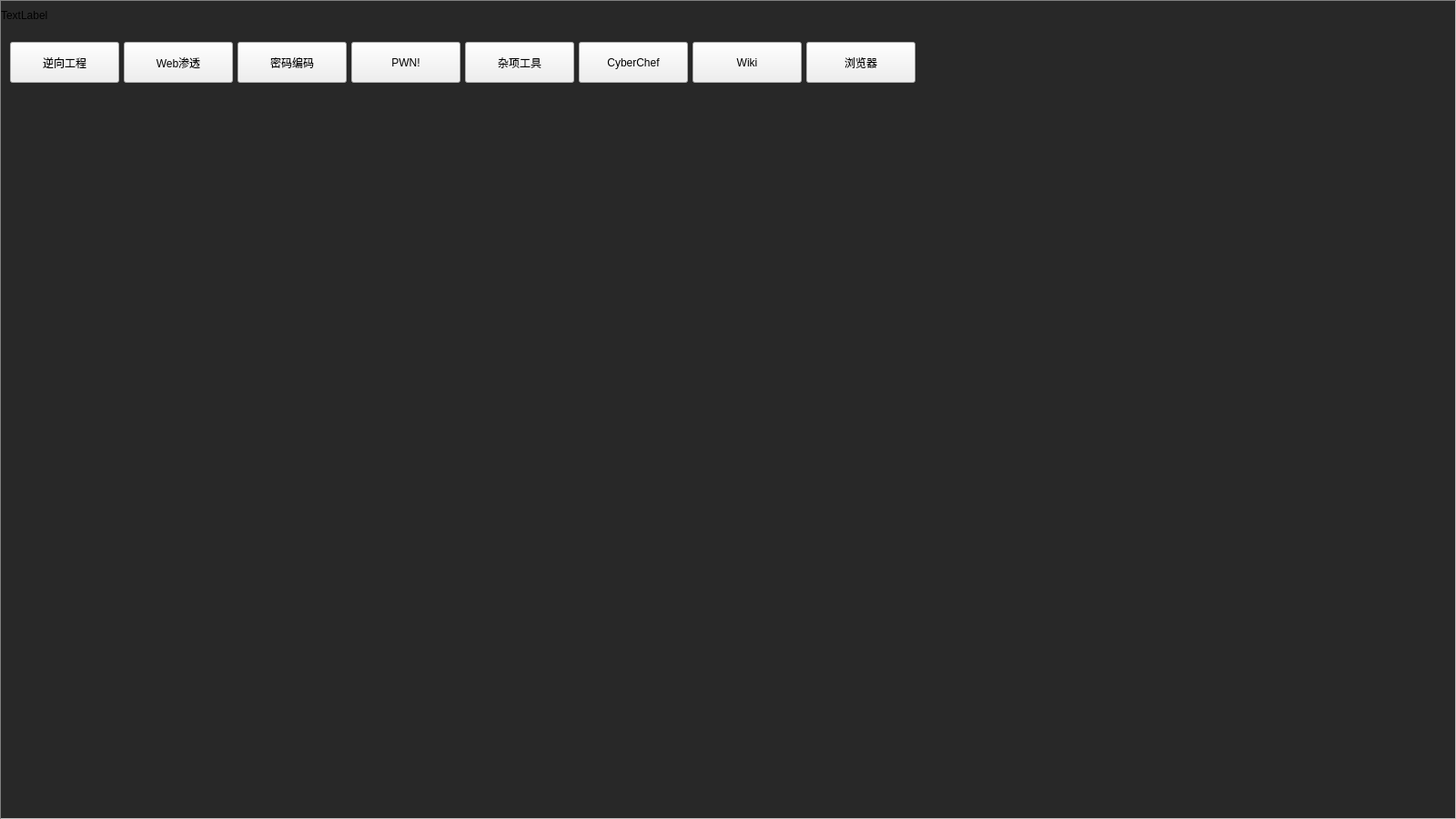
<?xml version="1.0" encoding="UTF-8"?>
<ui version="4.0">
 <class>MainWindow</class>
 <widget class="QMainWindow" name="MainWindow">
  <property name="geometry">
   <rect>
    <x>0</x>
    <y>0</y>
    <width>1600</width>
    <height>900</height>
   </rect>
  </property>
  <property name="windowTitle">
   <string>MainWindow</string>
  </property>
  <widget class="QWidget" name="centralwidget">
   <property name="styleSheet">
    <string notr="true">QWidget#centralwidget{
background-color: rgb(40, 40, 40);
border: 1px grey;
border-style: inset;
}</string>
   </property>
   <layout class="QVBoxLayout" name="verticalLayout">
    <property name="spacing">
     <number>10</number>
    </property>
    <property name="leftMargin">
     <number>1</number>
    </property>
    <property name="topMargin">
     <number>1</number>
    </property>
    <property name="rightMargin">
     <number>1</number>
    </property>
    <property name="bottomMargin">
     <number>1</number>
    </property>
    <item>
     <layout class="QHBoxLayout" name="horizontalLayout">
      <property name="spacing">
       <number>0</number>
      </property>
      <item>
       <widget class="QLabel" name="label">
        <property name="text">
         <string>TextLabel</string>
        </property>
       </widget>
      </item>
      <item>
       <spacer name="horizontalSpacer">
        <property name="orientation">
         <enum>Qt::Horizontal</enum>
        </property>
        <property name="sizeHint" stdset="0">
         <size>
          <width>1088</width>
          <height>20</height>
         </size>
        </property>
       </spacer>
      </item>
      <item>
       <widget class="QPushButton" name="MiniButton">
        <property name="sizePolicy">
         <sizepolicy hsizetype="Minimum" vsizetype="Minimum">
          <horstretch>0</horstretch>
          <verstretch>0</verstretch>
         </sizepolicy>
        </property>
        <property name="minimumSize">
         <size>
          <width>54</width>
          <height>32</height>
         </size>
        </property>
        <property name="maximumSize">
         <size>
          <width>54</width>
          <height>32</height>
         </size>
        </property>
        <property name="baseSize">
         <size>
          <width>120</width>
          <height>45</height>
         </size>
        </property>
        <property name="styleSheet">
         <string notr="true">QPushButton#MiniButton{
            image:url(./Resources/mini);
            border:none;
            }
            QPushButton#MiniButton:hover{
            image:url(./Resources/mini1);
            border:none;
            }
            QPushButton#MiniButton:pressed{
            image:url(./Resources/mini2);
            border:none;
            }</string>
        </property>
        <property name="text">
         <string/>
        </property>
        <property name="flat">
         <bool>true</bool>
        </property>
       </widget>
      </item>
      <item>
       <widget class="QPushButton" name="MaxButton">
        <property name="sizePolicy">
         <sizepolicy hsizetype="Minimum" vsizetype="Minimum">
          <horstretch>0</horstretch>
          <verstretch>0</verstretch>
         </sizepolicy>
        </property>
        <property name="minimumSize">
         <size>
          <width>54</width>
          <height>32</height>
         </size>
        </property>
        <property name="maximumSize">
         <size>
          <width>54</width>
          <height>32</height>
         </size>
        </property>
        <property name="baseSize">
         <size>
          <width>120</width>
          <height>45</height>
         </size>
        </property>
        <property name="styleSheet">
         <string notr="true">QPushButton#MaxButton{
            image:url(./Resources/max);
            border:none;
            }
            QPushButton#MaxButton:hover{
            image:url(./Resources/max1);
            border:none;
            }
            QPushButton#MaxButton:pressed{
            image:url(./Resources/max2);
            border:none;
            }</string>
        </property>
        <property name="text">
         <string/>
        </property>
        <property name="flat">
         <bool>true</bool>
        </property>
       </widget>
      </item>
      <item>
       <widget class="QPushButton" name="CloseButton">
        <property name="sizePolicy">
         <sizepolicy hsizetype="Minimum" vsizetype="Minimum">
          <horstretch>0</horstretch>
          <verstretch>0</verstretch>
         </sizepolicy>
        </property>
        <property name="minimumSize">
         <size>
          <width>54</width>
          <height>32</height>
         </size>
        </property>
        <property name="maximumSize">
         <size>
          <width>54</width>
          <height>32</height>
         </size>
        </property>
        <property name="styleSheet">
         <string notr="true">QPushButton#CloseButton{
            image:url(./Resources/close);
            border:none;
            }
            QPushButton#CloseButton:hover{
            image:url(./Resources/close1);
            border:none;
            }
            QPushButton#CloseButton:pressed{
            image:url(./Resources/close2);
            border:none;
            }</string>
        </property>
        <property name="text">
         <string/>
        </property>
        <property name="flat">
         <bool>true</bool>
        </property>
       </widget>
      </item>
     </layout>
    </item>
    <item>
     <layout class="QHBoxLayout" name="TabLayout">
      <property name="spacing">
       <number>5</number>
      </property>
      <property name="leftMargin">
       <number>10</number>
      </property>
      <property name="topMargin">
       <number>3</number>
      </property>
      <property name="rightMargin">
       <number>10</number>
      </property>
      <property name="bottomMargin">
       <number>6</number>
      </property>
      <item>
       <widget class="QPushButton" name="ReverseButton">
        <property name="sizePolicy">
         <sizepolicy hsizetype="Minimum" vsizetype="Minimum">
          <horstretch>0</horstretch>
          <verstretch>0</verstretch>
         </sizepolicy>
        </property>
        <property name="minimumSize">
         <size>
          <width>120</width>
          <height>45</height>
         </size>
        </property>
        <property name="maximumSize">
         <size>
          <width>120</width>
          <height>45</height>
         </size>
        </property>
        <property name="text">
         <string>逆向工程</string>
        </property>
       </widget>
      </item>
      <item>
       <widget class="QPushButton" name="WebButton">
        <property name="sizePolicy">
         <sizepolicy hsizetype="Minimum" vsizetype="Minimum">
          <horstretch>0</horstretch>
          <verstretch>0</verstretch>
         </sizepolicy>
        </property>
        <property name="minimumSize">
         <size>
          <width>120</width>
          <height>45</height>
         </size>
        </property>
        <property name="maximumSize">
         <size>
          <width>120</width>
          <height>45</height>
         </size>
        </property>
        <property name="text">
         <string>Web渗透</string>
        </property>
       </widget>
      </item>
      <item>
       <widget class="QPushButton" name="CryptoButton">
        <property name="sizePolicy">
         <sizepolicy hsizetype="Minimum" vsizetype="Minimum">
          <horstretch>0</horstretch>
          <verstretch>0</verstretch>
         </sizepolicy>
        </property>
        <property name="minimumSize">
         <size>
          <width>120</width>
          <height>45</height>
         </size>
        </property>
        <property name="maximumSize">
         <size>
          <width>120</width>
          <height>45</height>
         </size>
        </property>
        <property name="text">
         <string>密码编码</string>
        </property>
       </widget>
      </item>
      <item>
       <widget class="QPushButton" name="PwnButton">
        <property name="sizePolicy">
         <sizepolicy hsizetype="Minimum" vsizetype="Minimum">
          <horstretch>0</horstretch>
          <verstretch>0</verstretch>
         </sizepolicy>
        </property>
        <property name="minimumSize">
         <size>
          <width>120</width>
          <height>45</height>
         </size>
        </property>
        <property name="maximumSize">
         <size>
          <width>120</width>
          <height>45</height>
         </size>
        </property>
        <property name="text">
         <string>PWN!</string>
        </property>
       </widget>
      </item>
      <item>
       <widget class="QPushButton" name="MiscButton">
        <property name="sizePolicy">
         <sizepolicy hsizetype="Minimum" vsizetype="Minimum">
          <horstretch>0</horstretch>
          <verstretch>0</verstretch>
         </sizepolicy>
        </property>
        <property name="minimumSize">
         <size>
          <width>120</width>
          <height>45</height>
         </size>
        </property>
        <property name="maximumSize">
         <size>
          <width>120</width>
          <height>45</height>
         </size>
        </property>
        <property name="text">
         <string>杂项工具</string>
        </property>
       </widget>
      </item>
      <item>
       <widget class="QPushButton" name="CyberChefButton">
        <property name="sizePolicy">
         <sizepolicy hsizetype="Minimum" vsizetype="Minimum">
          <horstretch>0</horstretch>
          <verstretch>0</verstretch>
         </sizepolicy>
        </property>
        <property name="minimumSize">
         <size>
          <width>120</width>
          <height>45</height>
         </size>
        </property>
        <property name="maximumSize">
         <size>
          <width>120</width>
          <height>45</height>
         </size>
        </property>
        <property name="text">
         <string>CyberChef</string>
        </property>
       </widget>
      </item>
      <item>
       <widget class="QPushButton" name="WikiButton">
        <property name="sizePolicy">
         <sizepolicy hsizetype="Minimum" vsizetype="Minimum">
          <horstretch>0</horstretch>
          <verstretch>0</verstretch>
         </sizepolicy>
        </property>
        <property name="minimumSize">
         <size>
          <width>120</width>
          <height>45</height>
         </size>
        </property>
        <property name="maximumSize">
         <size>
          <width>120</width>
          <height>45</height>
         </size>
        </property>
        <property name="text">
         <string>Wiki</string>
        </property>
       </widget>
      </item>
      <item>
       <widget class="QPushButton" name="BrowserButton">
        <property name="sizePolicy">
         <sizepolicy hsizetype="Minimum" vsizetype="Minimum">
          <horstretch>0</horstretch>
          <verstretch>0</verstretch>
         </sizepolicy>
        </property>
        <property name="minimumSize">
         <size>
          <width>120</width>
          <height>45</height>
         </size>
        </property>
        <property name="maximumSize">
         <size>
          <width>120</width>
          <height>45</height>
         </size>
        </property>
        <property name="text">
         <string>浏览器</string>
        </property>
       </widget>
      </item>
      <item>
       <spacer name="TabSpacer">
        <property name="orientation">
         <enum>Qt::Horizontal</enum>
        </property>
        <property name="sizeHint" stdset="0">
         <size>
          <width>40</width>
          <height>20</height>
         </size>
        </property>
       </spacer>
      </item>
     </layout>
    </item>
    <item>
     <widget class="QStackedWidget" name="TypeStack">
      <property name="minimumSize">
       <size>
        <width>1000</width>
        <height>600</height>
       </size>
      </property>
      <property name="styleSheet">
       <string notr="true">QWidget#TypeStack{
background-color: transparent;
}</string>
      </property>
      <widget class="QWidget" name="ReversePanel"/>
      <widget class="QWidget" name="WebPanel"/>
      <widget class="QWidget" name="CryptoPanel"/>
      <widget class="QWidget" name="PwnPanel"/>
      <widget class="QWidget" name="MiscPanel"/>
      <widget class="QWidget" name="CyberChefPanel"/>
      <widget class="QWidget" name="WikiPanel"/>
      <widget class="QWidget" name="BrowserPanel"/>
     </widget>
    </item>
   </layout>
  </widget>
 </widget>
 <resources/>
 <connections>
  <connection>
   <sender>MiniButton</sender>
   <signal>clicked()</signal>
   <receiver>MainWindow</receiver>
   <slot>showMinimized()</slot>
   <hints>
    <hint type="sourcelabel">
     <x>1107</x>
     <y>25</y>
    </hint>
    <hint type="destinationlabel">
     <x>599</x>
     <y>361</y>
    </hint>
   </hints>
  </connection>
  <connection>
   <sender>CloseButton</sender>
   <signal>clicked()</signal>
   <receiver>MainWindow</receiver>
   <slot>close()</slot>
   <hints>
    <hint type="sourcelabel">
     <x>1161</x>
     <y>25</y>
    </hint>
    <hint type="destinationlabel">
     <x>599</x>
     <y>361</y>
    </hint>
   </hints>
  </connection>
  <connection>
   <sender>MaxButton</sender>
   <signal>clicked()</signal>
   <receiver>MainWindow</receiver>
   <slot>showMaximized()</slot>
   <hints>
    <hint type="sourcelabel">
     <x>1517</x>
     <y>16</y>
    </hint>
    <hint type="destinationlabel">
     <x>799</x>
     <y>449</y>
    </hint>
   </hints>
  </connection>
 </connections>
</ui>
